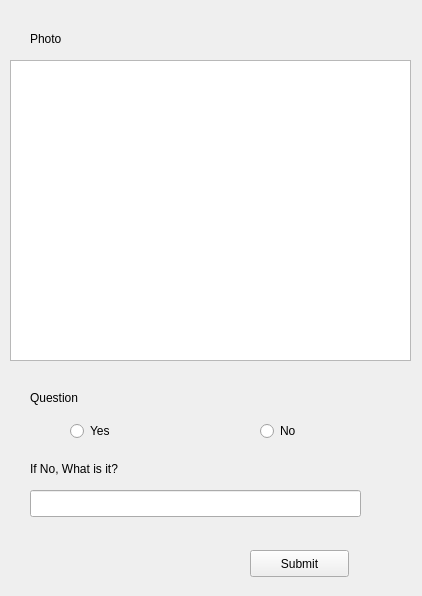
<?xml version="1.0" encoding="UTF-8"?>
<ui version="4.0">
 <class>widget</class>
 <widget class="QWidget" name="widget">
  <property name="windowModality">
   <enum>Qt::WindowModal</enum>
  </property>
  <property name="geometry">
   <rect>
    <x>0</x>
    <y>0</y>
    <width>422</width>
    <height>596</height>
   </rect>
  </property>
  <property name="minimumSize">
   <size>
    <width>422</width>
    <height>596</height>
   </size>
  </property>
  <property name="windowTitle">
   <string>UAV Question</string>
  </property>
  <widget class="QGraphicsView" name="uavPhoto">
   <property name="geometry">
    <rect>
     <x>10</x>
     <y>60</y>
     <width>401</width>
     <height>301</height>
    </rect>
   </property>
  </widget>
  <widget class="QLabel" name="photoLabel">
   <property name="geometry">
    <rect>
     <x>30</x>
     <y>30</y>
     <width>67</width>
     <height>17</height>
    </rect>
   </property>
   <property name="text">
    <string>Photo</string>
   </property>
  </widget>
  <widget class="QLabel" name="label_2">
   <property name="geometry">
    <rect>
     <x>30</x>
     <y>390</y>
     <width>271</width>
     <height>16</height>
    </rect>
   </property>
   <property name="text">
    <string>Question</string>
   </property>
  </widget>
  <widget class="QLabel" name="label_3">
   <property name="geometry">
    <rect>
     <x>30</x>
     <y>460</y>
     <width>131</width>
     <height>17</height>
    </rect>
   </property>
   <property name="text">
    <string>If No, What is it?</string>
   </property>
  </widget>
  <widget class="QRadioButton" name="yesRadioButton">
   <property name="geometry">
    <rect>
     <x>70</x>
     <y>420</y>
     <width>117</width>
     <height>22</height>
    </rect>
   </property>
   <property name="text">
    <string>Yes</string>
   </property>
  </widget>
  <widget class="QRadioButton" name="noRadioButton">
   <property name="geometry">
    <rect>
     <x>260</x>
     <y>420</y>
     <width>117</width>
     <height>22</height>
    </rect>
   </property>
   <property name="text">
    <string>No</string>
   </property>
  </widget>
  <widget class="QLineEdit" name="objectName">
   <property name="geometry">
    <rect>
     <x>30</x>
     <y>490</y>
     <width>331</width>
     <height>27</height>
    </rect>
   </property>
  </widget>
  <widget class="QPushButton" name="questionSubmit">
   <property name="geometry">
    <rect>
     <x>250</x>
     <y>550</y>
     <width>99</width>
     <height>27</height>
    </rect>
   </property>
   <property name="text">
    <string>Submit</string>
   </property>
  </widget>
  <widget class="QWidget" name="horizontalLayoutWidget">
   <property name="geometry">
    <rect>
     <x>0</x>
     <y>30</y>
     <width>421</width>
     <height>551</height>
    </rect>
   </property>
   <layout class="QHBoxLayout" name="horizontalLayout" stretch="0,0">
    <item>
     <spacer name="verticalSpacer">
      <property name="orientation">
       <enum>Qt::Vertical</enum>
      </property>
      <property name="sizeHint" stdset="0">
       <size>
        <width>20</width>
        <height>40</height>
       </size>
      </property>
     </spacer>
    </item>
    <item>
     <spacer name="horizontalSpacer">
      <property name="orientation">
       <enum>Qt::Horizontal</enum>
      </property>
      <property name="sizeHint" stdset="0">
       <size>
        <width>40</width>
        <height>20</height>
       </size>
      </property>
     </spacer>
    </item>
   </layout>
  </widget>
 </widget>
 <resources/>
 <connections/>
</ui>
